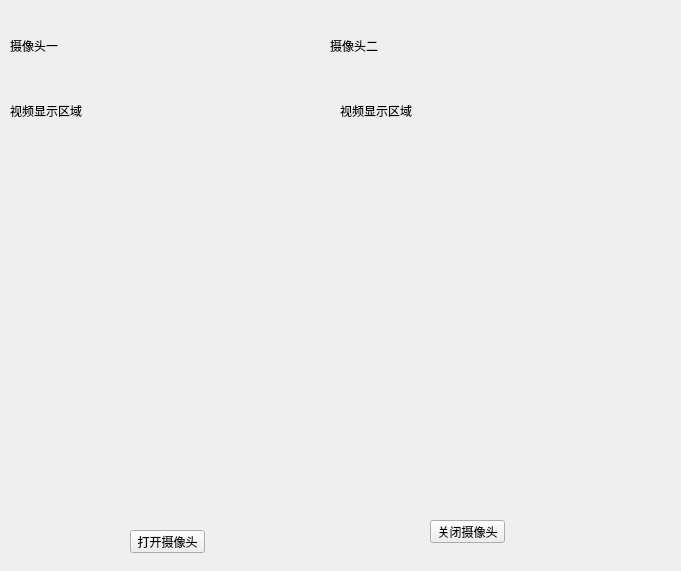
<?xml version="1.0" encoding="UTF-8"?>
<ui version="4.0">
 <class>Widget</class>
 <widget class="QWidget" name="Widget">
  <property name="geometry">
   <rect>
    <x>0</x>
    <y>0</y>
    <width>681</width>
    <height>571</height>
   </rect>
  </property>
  <property name="windowTitle">
   <string>Widget</string>
  </property>
  <widget class="QPushButton" name="pushButton">
   <property name="geometry">
    <rect>
     <x>130</x>
     <y>530</y>
     <width>75</width>
     <height>23</height>
    </rect>
   </property>
   <property name="text">
    <string>打开摄像头</string>
   </property>
  </widget>
  <widget class="QPushButton" name="pushButton_2">
   <property name="geometry">
    <rect>
     <x>430</x>
     <y>520</y>
     <width>75</width>
     <height>23</height>
    </rect>
   </property>
   <property name="text">
    <string>关闭摄像头</string>
   </property>
  </widget>
  <widget class="QLabel" name="label">
   <property name="geometry">
    <rect>
     <x>10</x>
     <y>100</y>
     <width>81</width>
     <height>21</height>
    </rect>
   </property>
   <property name="text">
    <string>视频显示区域</string>
   </property>
  </widget>
  <widget class="QLabel" name="label_2">
   <property name="geometry">
    <rect>
     <x>340</x>
     <y>100</y>
     <width>91</width>
     <height>21</height>
    </rect>
   </property>
   <property name="text">
    <string>视频显示区域</string>
   </property>
  </widget>
  <widget class="QLabel" name="label_3">
   <property name="geometry">
    <rect>
     <x>10</x>
     <y>40</y>
     <width>54</width>
     <height>12</height>
    </rect>
   </property>
   <property name="text">
    <string>摄像头一</string>
   </property>
  </widget>
  <widget class="QLabel" name="label_4">
   <property name="geometry">
    <rect>
     <x>330</x>
     <y>40</y>
     <width>54</width>
     <height>12</height>
    </rect>
   </property>
   <property name="text">
    <string>摄像头二</string>
   </property>
  </widget>
 </widget>
 <layoutdefault spacing="6" margin="11"/>
 <resources/>
 <connections/>
</ui>
